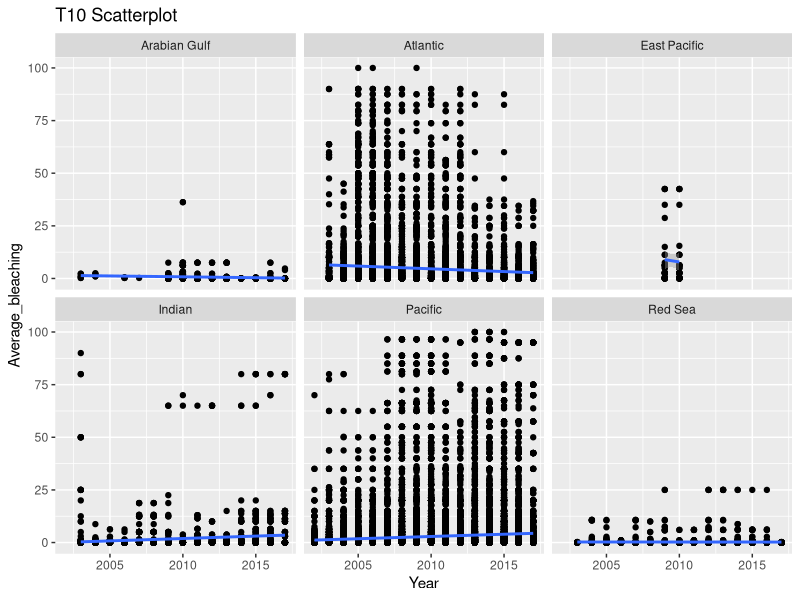
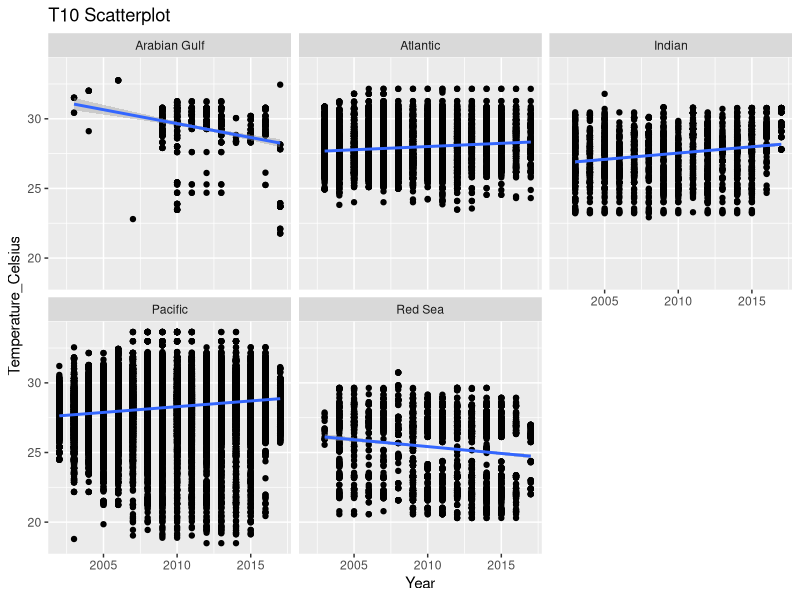
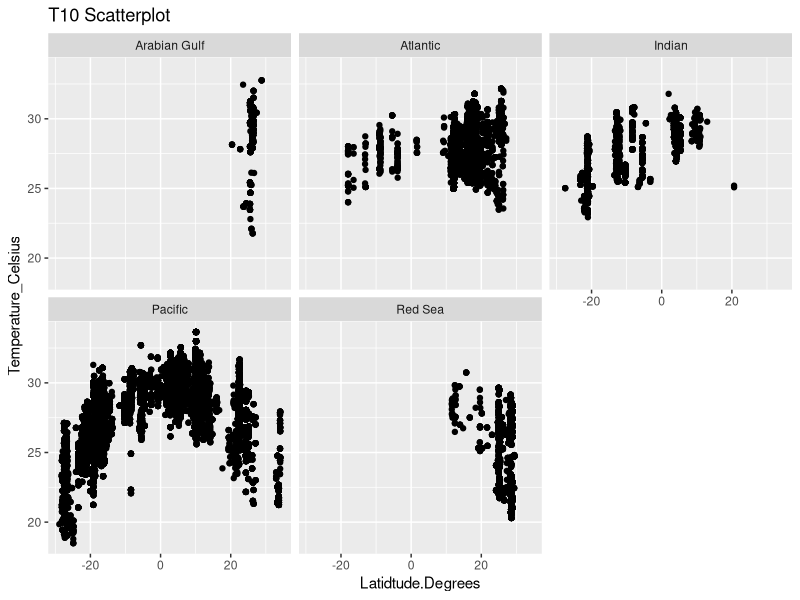
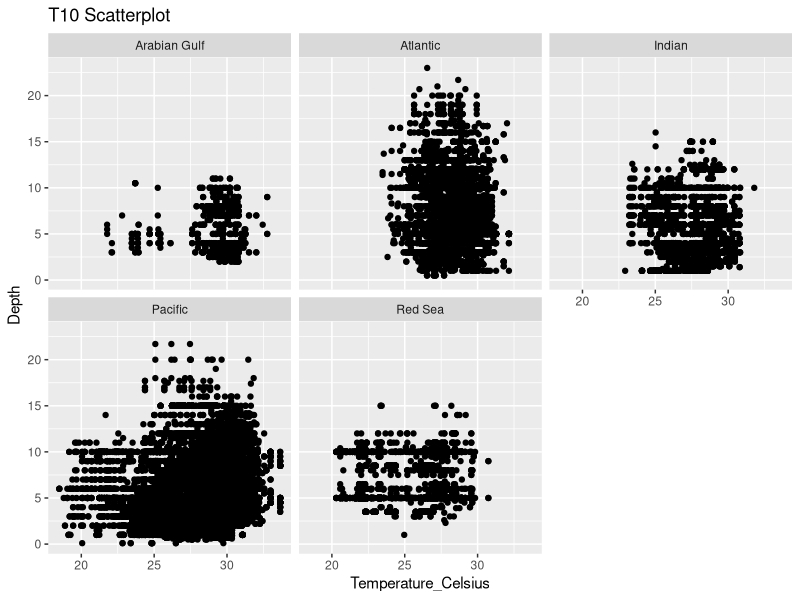
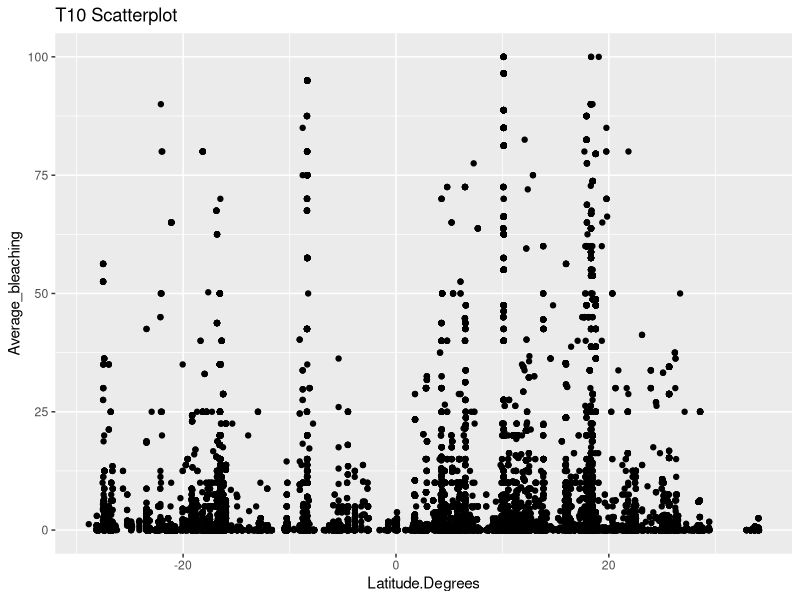
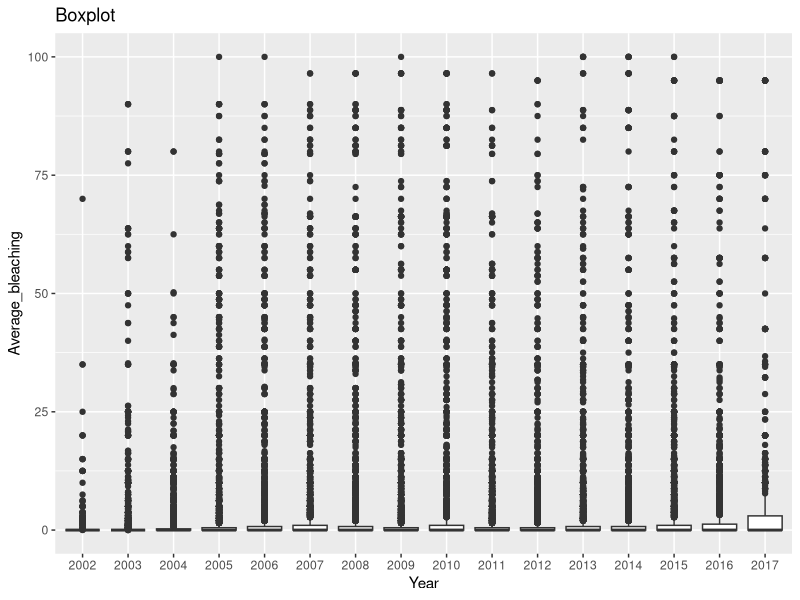

R code for these plots, in order:
## ---- chunk 1
#| message: false
library("tidyverse")
## ---- chunk 2
#| message: false
data1 <- read_csv(file="data/_raw/reef_data_dataset1.csv")
data2 <- read_csv(file="data/_raw/reef_data_dataset2.csv")

View(data1)
View(data2)
## ---- chunk 3
#| message: false
reef_combined_untidy <- data1 |>
  left_join(data2, by = "ReefID_Name")

write_csv(reef_combined_untidy, "data/_raw/reef_data_combined_untidy.csv")
## ---- chunk 4
reef_combined_tidy <- reef_combined_untidy |>
  separate(
    col  = "ReefID_Name",
    into = c("Reef.ID", "Reef.Name"),
    sep  = " \\| "
  ) |>
  relocate(Reef.ID, Reef.Name, .before = 1)

View(reef_combined_tidy)

write_csv(reef_combined_tidy, "data/_raw/reef_data_combined_tidy.csv")
## ---- chunk 5
reef_combined_tidy |>
  count(Ocean)
## ---- chunk 6
reef_clean <-
  reef_combined_tidy |>
  drop_na(Ocean)
## ---- chunk 7
reef_clean |>
  count(Year)
## ---- chunk 8
reef_clean <- reef_clean |>
  filter(Year != 1998,
         Year != 2000,
         Year != 2001)
## ---- chunk 9
ggplot(data = reef_clean,
       mapping = aes(x = Year,
                     y = Average_bleaching)) +
  geom_point(alpha = (2)) +
  geom_smooth(method = "lm", se = TRUE) +
  labs(x="Year", y="Average_bleaching", title="T10 Scatterplot", fill="Ocean", color="Ocean") +
  facet_wrap(~ Ocean)
## ---- chunk 10
reef_clean |> 
  count(Ocean)
## ---- chunk 11
reef_clean <- reef_clean |>
  filter(Ocean != "East Pacific")
## ---- chunk 12
reef_clean <- reef_clean |>
  mutate(Temperature_Celsius = Temperature_Kelvin - 273.15)
## ---- chunk 13
ggplot(data = reef_clean,
       mapping = aes(x = Year,
                     y = Temperature_Celsius)) +
  geom_point(alpha = (2)) +
  geom_smooth(method = "lm", se = TRUE) +
  labs(x = "Year", y = "Temperature_Celsius", title = "T10 Scatterplot", fill="Ocean", color="Ocean") +
  facet_wrap(~ Ocean)
## ---- chunk 14
ggplot(data = reef_clean,
       mapping = aes(x = Latitude.Degrees,
                     y = Temperature_Celsius)) +
  geom_point(alpha = (2)) +
  labs(x = "Latidtude.Degrees", y = "Temperature_Celsius", title = "T10 Scatterplot", fill = "Ocean", color = "Ocean") +
  facet_wrap(~ Ocean)
## ---- chunk 15
ggplot(data = reef_clean,
       mapping = aes(x = Temperature_Celsius,
                     y = Depth)) +
  geom_point(alpha = (2)) +
  labs(x = "Temperature_Celsius", y = "Depth", title = "T10 Scatterplot", fill = "Ocean", color = "Ocean") +
  facet_wrap(~ Ocean)

## ---- chunk 16
reef_clean |> 
  select(Ocean = Pacific) |> 
  ggplot(data = reef_clean,
       mapping = aes(x = Latitude.Degrees,
                     y = Average_bleaching)) +
  geom_point(alpha = (2)) +
  labs(x = "Latitude.Degrees", y = "Average_bleaching", title = "T10 Scatterplot", fill = "Ocean", color = "Ocean")
## ---- chunk 17
reef_clean |> 
  select(Ocean = Pacific) |> 
  ggplot(data = reef_clean,
       mapping = aes(x = factor(Year),
                     y = Average_bleaching)) +
  geom_boxplot(alpha = (2)) +
  labs(x = "Year", y = "Average_bleaching", title = "Boxplot")
